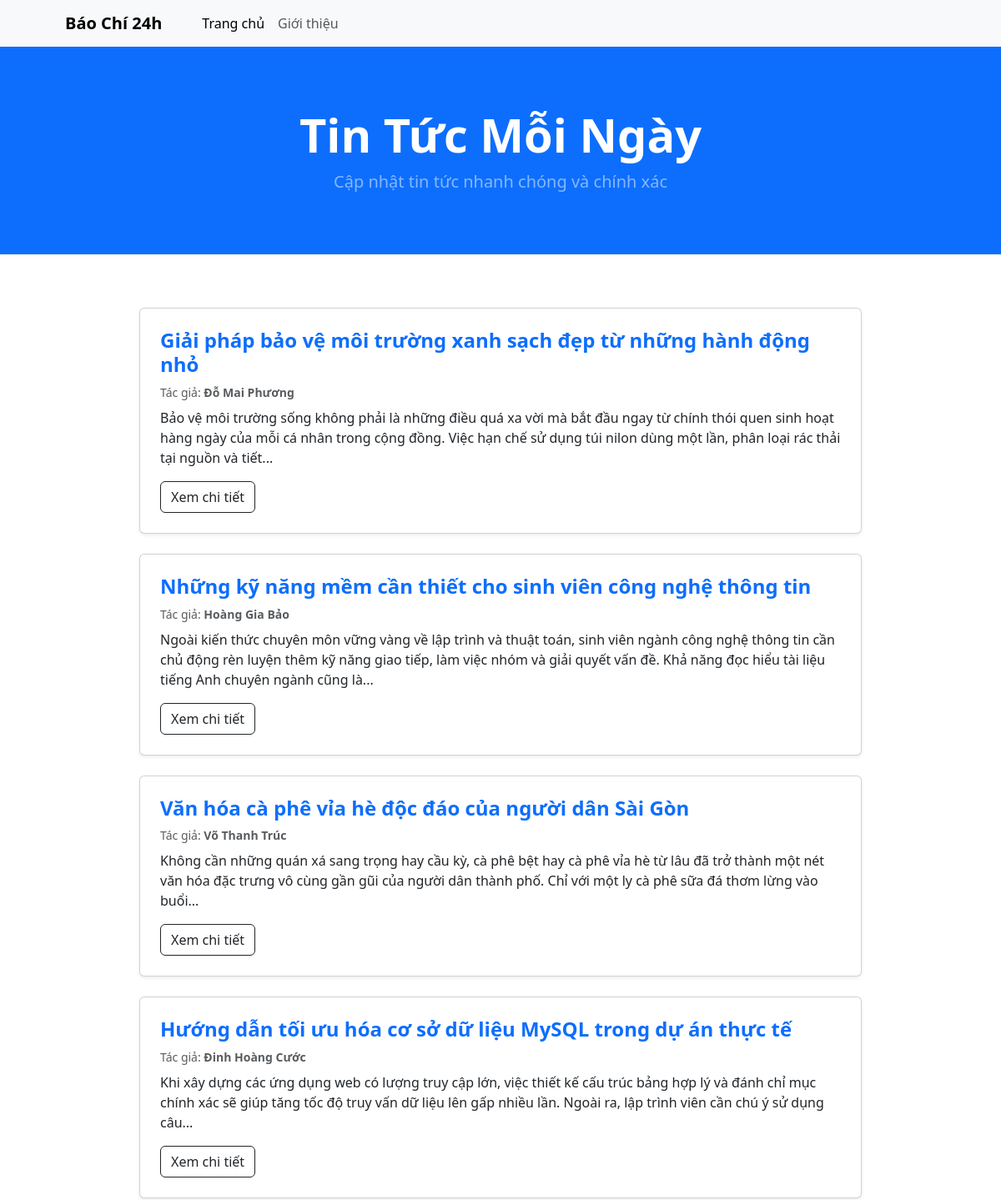
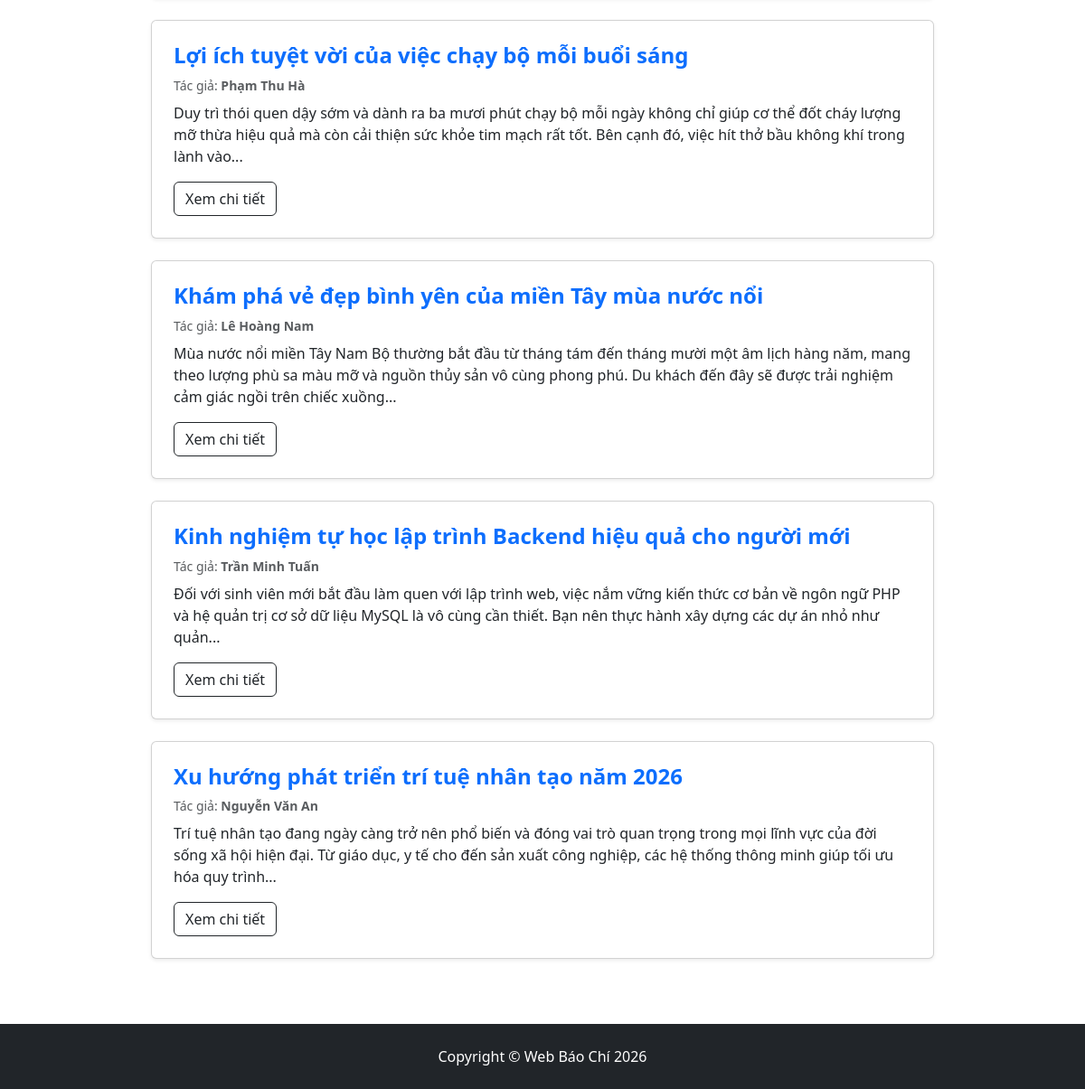
/week6/baitap_baochi/danhsachbaibao.php, run on the app's committed database (2 pictures, top to bottom).
### tables this page shows
CREATE TABLE IF NOT EXISTS `articles` (
  `id` int(11) NOT NULL AUTO_INCREMENT,
  `title` varchar(255) NOT NULL,
  `content` text NOT NULL,
  `author` varchar(100) NOT NULL,
  PRIMARY KEY (`id`)
);

### week6/baitap_baochi/Database.php (called while the page is built, shortened)
<?php
class Database {
    private static $instance;
    private $conn;
    public function __construct() {
        $this->conn = new mysqli(
            DB_HOST,
            DB_USERNAME,
            DB_PASSWORD,
            DB_NAME
        );
        $this->conn->set_charset(DB_CHARSET);
    }
    public static function getInstance()
    {
        if (self::$instance == null) {
            self::$instance = new Database();
        }
        return self::$instance;
    }
    public function select($query, $types = "", $params = [])
    {
        $stmt = $this->conn->prepare($query);
        $stmt->execute();
        $result = $stmt->get_result();
        $data = $result ? $result->fetch_all(MYSQLI_ASSOC) : [];
        return $data;
    }
}
?>

### week6/baitap_baochi/danhsachbaibao.php (the view, shortened to what this page needs)
<?php
require_once __DIR__ . '/Database.php';
$db = Database::getInstance();
$sql = "SELECT * FROM articles ORDER BY id DESC";
$articles = $db->select($sql);
function catMoTa50Tu($text, $limit = 50) {
    $text = trim($text);
    $words = preg_split('/\s+/u', $text);
    if (count($words) > $limit) {
        return implode(' ', array_slice($words, 0, $limit)) . '...';
    }
    return $text;
}
?>
<!DOCTYPE html>
<html lang="vi">
    <head>
        <link href="https://cdn.jsdelivr.net/npm/bootstrap@5.3.8/dist/css/bootstrap.min.css" rel="stylesheet">
    </head>
    <body>
        <nav class="navbar navbar-expand-lg navbar-light bg-light">
            <div class="container px-4 px-lg-5">
                <a class="navbar-brand fw-bold" href="danhsachbaibao.php">Báo Chí 24h</a>
                <div class="collapse navbar-collapse" id="navbarSupportedContent">
                    <ul class="navbar-nav me-auto mb-2 mb-lg-0 ms-lg-4">
                        <li class="nav-item"><a class="nav-link active" href="danhsachbaibao.php">Trang chủ</a></li>
                        <li class="nav-item"><a class="nav-link" href="#!">Giới thiệu</a></li>
                    </ul>
                </div>
            </div>
        </nav>
        <header class="bg-primary py-5">
            <div class="container px-4 px-lg-5 my-4">
                <div class="text-center text-white">
                    <h1 class="display-4 fw-bolder">Tin Tức Mỗi Ngày</h1>
                    <p class="lead fw-normal text-white-50 mb-0">Cập nhật tin tức nhanh chóng và chính xác</p>
                </div>
            </div>
        </header>
        <section class="py-5">
            <div class="container px-4 px-lg-5 mt-3">
                <div class="row justify-content-center">
                    <?php foreach ($articles as $a): ?>
                        <div class="col-12 col-md-10 mb-4">
                            <div class="card shadow-sm">
                                <div class="card-body p-4">
                                    <h4 class="fw-bolder text-primary">
                                        <?= htmlspecialchars($a['title']) ?>
                                    </h4>
                                    <p class="text-muted small mb-2">
                                        Tác giả: <strong><?= htmlspecialchars($a['author']) ?></strong>
                                    </p>
                                    <p class="card-text">
                                        <?= htmlspecialchars(catMoTa50Tu($a['content'], 50)) ?>
                                    </p>
                                    <div class="mt-3">
                                        <a class="btn btn-outline-dark" href="detail.php?id=<?= $a['id'] ?>">
                                            Xem chi tiết
                                        </a>
                                    </div>
                                </div>
                            </div>
                        </div>
                    <?php endforeach; ?>
                </div>
            </div>
        </section>
        <footer class="py-4 bg-dark">
            <div class="container">
                <p class="m-0 text-center text-white">Copyright &copy; Web Báo Chí 2026</p>
            </div>
        </footer>
    </body>
</html>

### data on the page
articles: title "Giải pháp bảo vệ môi trường xanh sạch đẹp từ những hành động nhỏ", author "Đỗ Mai Phương", content "Bảo vệ môi trường sống không phải là những điều quá xa vời mà bắt đầu ngay từ chính thói quen sinh hoạt hàng ngày của mỗi cá nhân trong cộng đồng. Việc hạn chế sử dụng túi nilon dùng một lần, phân loại rác thải tại nguồn và tiết..."
articles: title "Những kỹ năng mềm cần thiết cho sinh viên công nghệ thông tin", author "Hoàng Gia Bảo", content "Ngoài kiến thức chuyên môn vững vàng về lập trình và thuật toán, sinh viên ngành công nghệ thông tin cần chủ động rèn luyện thêm kỹ năng giao tiếp, làm việc nhóm và giải quyết vấn đề. Khả năng đọc hiểu tài liệu tiếng Anh chuyên ngành cũng là..."
articles: title "Văn hóa cà phê vỉa hè độc đáo của người dân Sài Gòn", author "Võ Thanh Trúc", content "Không cần những quán xá sang trọng hay cầu kỳ, cà phê bệt hay cà phê vỉa hè từ lâu đã trở thành một nét văn hóa đặc trưng vô cùng gần gũi của người dân thành phố. Chỉ với một ly cà phê sữa đá thơm lừng vào buổi..."
articles: title "Hướng dẫn tối ưu hóa cơ sở dữ liệu MySQL trong dự án thực tế", author "Đinh Hoàng Cước", content "Khi xây dựng các ứng dụng web có lượng truy cập lớn, việc thiết kế cấu trúc bảng hợp lý và đánh chỉ mục chính xác sẽ giúp tăng tốc độ truy vấn dữ liệu lên gấp nhiều lần. Ngoài ra, lập trình viên cần chú ý sử dụng câu..."
articles: title "Lợi ích tuyệt vời của việc chạy bộ mỗi buổi sáng", author "Phạm Thu Hà", content "Duy trì thói quen dậy sớm và dành ra ba mươi phút chạy bộ mỗi ngày không chỉ giúp cơ thể đốt cháy lượng mỡ thừa hiệu quả mà còn cải thiện sức khỏe tim mạch rất tốt. Bên cạnh đó, việc hít thở bầu không khí trong lành vào..."
articles: title "Khám phá vẻ đẹp bình yên của miền Tây mùa nước nổi", author "Lê Hoàng Nam", content "Mùa nước nổi miền Tây Nam Bộ thường bắt đầu từ tháng tám đến tháng mười một âm lịch hàng năm, mang theo lượng phù sa màu mỡ và nguồn thủy sản vô cùng phong phú. Du khách đến đây sẽ được trải nghiệm cảm giác ngồi trên chiếc xuồng..."
articles: title "Kinh nghiệm tự học lập trình Backend hiệu quả cho người mới", author "Trần Minh Tuấn", content "Đối với sinh viên mới bắt đầu làm quen với lập trình web, việc nắm vững kiến thức cơ bản về ngôn ngữ PHP và hệ quản trị cơ sở dữ liệu MySQL là vô cùng cần thiết. Bạn nên thực hành xây dựng các dự án nhỏ như quản..."
articles: title "Xu hướng phát triển trí tuệ nhân tạo năm 2026", author "Nguyễn Văn An", content "Trí tuệ nhân tạo đang ngày càng trở nên phổ biến và đóng vai trò quan trọng trong mọi lĩnh vực của đời sống xã hội hiện đại. Từ giáo dục, y tế cho đến sản xuất công nghiệp, các hệ thống thông minh giúp tối ưu hóa quy trình..."
